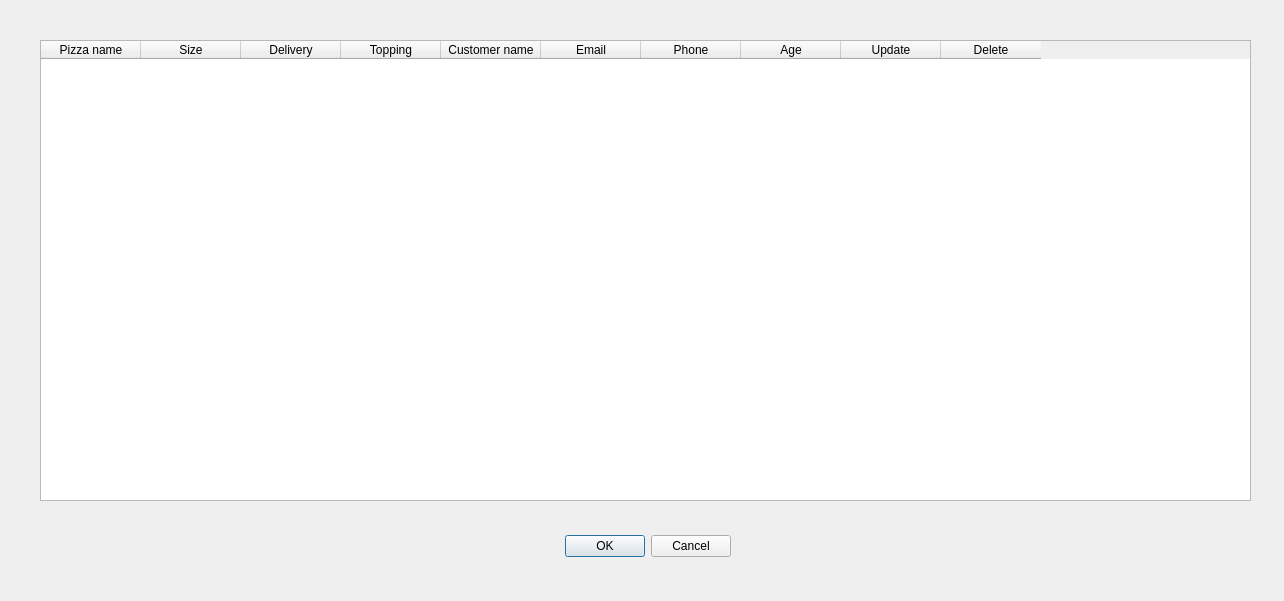
<?xml version="1.0" encoding="UTF-8"?>
<ui version="4.0">
 <class>Dialog</class>
 <widget class="QDialog" name="Dialog">
  <property name="geometry">
   <rect>
    <x>0</x>
    <y>0</y>
    <width>1284</width>
    <height>601</height>
   </rect>
  </property>
  <property name="windowTitle">
   <string>Dialog</string>
  </property>
  <widget class="QDialogButtonBox" name="buttonBox">
   <property name="geometry">
    <rect>
     <x>560</x>
     <y>530</y>
     <width>171</width>
     <height>32</height>
    </rect>
   </property>
   <property name="orientation">
    <enum>Qt::Horizontal</enum>
   </property>
   <property name="standardButtons">
    <set>QDialogButtonBox::Cancel|QDialogButtonBox::Ok</set>
   </property>
  </widget>
  <widget class="QTableWidget" name="tableWidget">
   <property name="geometry">
    <rect>
     <x>40</x>
     <y>40</y>
     <width>1211</width>
     <height>461</height>
    </rect>
   </property>
   <column>
    <property name="text">
     <string>Pizza name</string>
    </property>
   </column>
   <column>
    <property name="text">
     <string>Size</string>
    </property>
   </column>
   <column>
    <property name="text">
     <string>Delivery</string>
    </property>
   </column>
   <column>
    <property name="text">
     <string>Topping</string>
    </property>
   </column>
   <column>
    <property name="text">
     <string>Customer name</string>
    </property>
   </column>
   <column>
    <property name="text">
     <string>Email</string>
    </property>
   </column>
   <column>
    <property name="text">
     <string>Phone</string>
    </property>
   </column>
   <column>
    <property name="text">
     <string>Age</string>
    </property>
   </column>
   <column>
    <property name="text">
     <string>Update</string>
    </property>
   </column>
   <column>
    <property name="text">
     <string>Delete</string>
    </property>
   </column>
  </widget>
 </widget>
 <resources/>
 <connections>
  <connection>
   <sender>buttonBox</sender>
   <signal>accepted()</signal>
   <receiver>Dialog</receiver>
   <slot>accept()</slot>
   <hints>
    <hint type="sourcelabel">
     <x>248</x>
     <y>254</y>
    </hint>
    <hint type="destinationlabel">
     <x>157</x>
     <y>274</y>
    </hint>
   </hints>
  </connection>
  <connection>
   <sender>buttonBox</sender>
   <signal>rejected()</signal>
   <receiver>Dialog</receiver>
   <slot>reject()</slot>
   <hints>
    <hint type="sourcelabel">
     <x>316</x>
     <y>260</y>
    </hint>
    <hint type="destinationlabel">
     <x>286</x>
     <y>274</y>
    </hint>
   </hints>
  </connection>
 </connections>
</ui>
